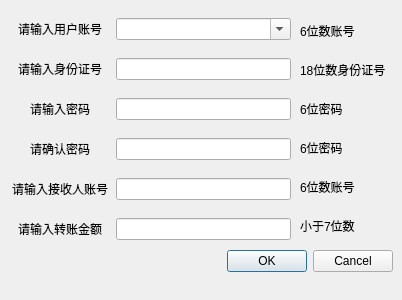
<?xml version="1.0" encoding="UTF-8"?>
<ui version="4.0">
 <class>user_tranaccounts</class>
 <widget class="QMainWindow" name="user_tranaccounts">
  <property name="geometry">
   <rect>
    <x>0</x>
    <y>0</y>
    <width>402</width>
    <height>300</height>
   </rect>
  </property>
  <property name="windowTitle">
   <string>转账</string>
  </property>
  <property name="styleSheet">
   <string notr="true">background-image: url(:/imagin/花.bmp);</string>
  </property>
  <widget class="QWidget" name="centralwidget">
   <widget class="QWidget" name="gridLayoutWidget">
    <property name="geometry">
     <rect>
      <x>10</x>
      <y>10</y>
      <width>281</width>
      <height>238</height>
     </rect>
    </property>
    <layout class="QGridLayout" name="gridLayout">
     <item row="1" column="0">
      <widget class="QLabel" name="label">
       <property name="minimumSize">
        <size>
         <width>100</width>
         <height>30</height>
        </size>
       </property>
       <property name="maximumSize">
        <size>
         <width>100</width>
         <height>30</height>
        </size>
       </property>
       <property name="text">
        <string>请输入身份证号</string>
       </property>
       <property name="alignment">
        <set>Qt::AlignCenter</set>
       </property>
      </widget>
     </item>
     <item row="1" column="1">
      <widget class="QLineEdit" name="user_id">
       <property name="maximumSize">
        <size>
         <width>200</width>
         <height>16777215</height>
        </size>
       </property>
       <property name="sizeIncrement">
        <size>
         <width>200</width>
         <height>0</height>
        </size>
       </property>
      </widget>
     </item>
     <item row="0" column="0">
      <widget class="QLabel" name="label_2">
       <property name="minimumSize">
        <size>
         <width>100</width>
         <height>30</height>
        </size>
       </property>
       <property name="maximumSize">
        <size>
         <width>100</width>
         <height>30</height>
        </size>
       </property>
       <property name="text">
        <string>请输入用户账号</string>
       </property>
       <property name="alignment">
        <set>Qt::AlignCenter</set>
       </property>
      </widget>
     </item>
     <item row="4" column="0">
      <widget class="QLabel" name="label_4">
       <property name="minimumSize">
        <size>
         <width>100</width>
         <height>30</height>
        </size>
       </property>
       <property name="maximumSize">
        <size>
         <width>100</width>
         <height>30</height>
        </size>
       </property>
       <property name="text">
        <string>请确认密码</string>
       </property>
       <property name="alignment">
        <set>Qt::AlignCenter</set>
       </property>
      </widget>
     </item>
     <item row="4" column="1">
      <widget class="QLineEdit" name="user_passward2">
       <property name="maximumSize">
        <size>
         <width>200</width>
         <height>16777215</height>
        </size>
       </property>
       <property name="sizeIncrement">
        <size>
         <width>200</width>
         <height>0</height>
        </size>
       </property>
       <property name="alignment">
        <set>Qt::AlignLeading|Qt::AlignLeft|Qt::AlignVCenter</set>
       </property>
      </widget>
     </item>
     <item row="5" column="1">
      <widget class="QLineEdit" name="tran_people">
       <property name="maximumSize">
        <size>
         <width>200</width>
         <height>16777215</height>
        </size>
       </property>
       <property name="sizeIncrement">
        <size>
         <width>200</width>
         <height>0</height>
        </size>
       </property>
       <property name="alignment">
        <set>Qt::AlignLeading|Qt::AlignLeft|Qt::AlignVCenter</set>
       </property>
      </widget>
     </item>
     <item row="3" column="0">
      <widget class="QLabel" name="label_3">
       <property name="minimumSize">
        <size>
         <width>100</width>
         <height>30</height>
        </size>
       </property>
       <property name="maximumSize">
        <size>
         <width>100</width>
         <height>30</height>
        </size>
       </property>
       <property name="text">
        <string>请输入密码</string>
       </property>
       <property name="alignment">
        <set>Qt::AlignCenter</set>
       </property>
      </widget>
     </item>
     <item row="7" column="0">
      <widget class="QLabel" name="label_5">
       <property name="minimumSize">
        <size>
         <width>100</width>
         <height>30</height>
        </size>
       </property>
       <property name="maximumSize">
        <size>
         <width>100</width>
         <height>30</height>
        </size>
       </property>
       <property name="text">
        <string>请输入转账金额</string>
       </property>
       <property name="alignment">
        <set>Qt::AlignCenter</set>
       </property>
      </widget>
     </item>
     <item row="5" column="0">
      <widget class="QLabel" name="label_6">
       <property name="minimumSize">
        <size>
         <width>100</width>
         <height>30</height>
        </size>
       </property>
       <property name="maximumSize">
        <size>
         <width>100</width>
         <height>30</height>
        </size>
       </property>
       <property name="text">
        <string>请输入接收人账号</string>
       </property>
       <property name="alignment">
        <set>Qt::AlignCenter</set>
       </property>
      </widget>
     </item>
     <item row="7" column="1">
      <widget class="QLineEdit" name="tran_money">
       <property name="maximumSize">
        <size>
         <width>200</width>
         <height>16777215</height>
        </size>
       </property>
       <property name="sizeIncrement">
        <size>
         <width>200</width>
         <height>0</height>
        </size>
       </property>
       <property name="alignment">
        <set>Qt::AlignLeading|Qt::AlignLeft|Qt::AlignVCenter</set>
       </property>
      </widget>
     </item>
     <item row="3" column="1">
      <widget class="QLineEdit" name="user_passward1">
       <property name="maximumSize">
        <size>
         <width>200</width>
         <height>16777215</height>
        </size>
       </property>
       <property name="sizeIncrement">
        <size>
         <width>200</width>
         <height>0</height>
        </size>
       </property>
       <property name="alignment">
        <set>Qt::AlignLeading|Qt::AlignLeft|Qt::AlignVCenter</set>
       </property>
      </widget>
     </item>
     <item row="0" column="1">
      <widget class="QComboBox" name="user_num">
       <property name="editable">
        <bool>true</bool>
       </property>
      </widget>
     </item>
    </layout>
   </widget>
   <widget class="QDialogButtonBox" name="yesorno">
    <property name="geometry">
     <rect>
      <x>130</x>
      <y>250</y>
      <width>263</width>
      <height>23</height>
     </rect>
    </property>
    <property name="standardButtons">
     <set>QDialogButtonBox::Cancel|QDialogButtonBox::Ok</set>
    </property>
   </widget>
   <widget class="QWidget" name="gridLayoutWidget_2">
    <property name="geometry">
     <rect>
      <x>300</x>
      <y>10</y>
      <width>91</width>
      <height>241</height>
     </rect>
    </property>
    <layout class="QGridLayout" name="gridLayout_2">
     <item row="1" column="0">
      <widget class="QLabel" name="label_7">
       <property name="maximumSize">
        <size>
         <width>100</width>
         <height>25</height>
        </size>
       </property>
       <property name="text">
        <string>18位数身份证号</string>
       </property>
      </widget>
     </item>
     <item row="3" column="0">
      <widget class="QLabel" name="label_10">
       <property name="maximumSize">
        <size>
         <width>100</width>
         <height>25</height>
        </size>
       </property>
       <property name="text">
        <string>6位密码</string>
       </property>
      </widget>
     </item>
     <item row="4" column="0">
      <widget class="QLabel" name="label_11">
       <property name="maximumSize">
        <size>
         <width>100</width>
         <height>25</height>
        </size>
       </property>
       <property name="text">
        <string>6位数账号</string>
       </property>
      </widget>
     </item>
     <item row="2" column="0">
      <widget class="QLabel" name="label_9">
       <property name="maximumSize">
        <size>
         <width>100</width>
         <height>25</height>
        </size>
       </property>
       <property name="text">
        <string>6位密码</string>
       </property>
      </widget>
     </item>
     <item row="0" column="0">
      <widget class="QLabel" name="label_8">
       <property name="maximumSize">
        <size>
         <width>100</width>
         <height>25</height>
        </size>
       </property>
       <property name="text">
        <string>6位数账号</string>
       </property>
      </widget>
     </item>
     <item row="5" column="0">
      <widget class="QLabel" name="label_12">
       <property name="maximumSize">
        <size>
         <width>100</width>
         <height>25</height>
        </size>
       </property>
       <property name="text">
        <string>小于7位数</string>
       </property>
      </widget>
     </item>
    </layout>
   </widget>
  </widget>
 </widget>
 <resources/>
 <connections/>
</ui>
